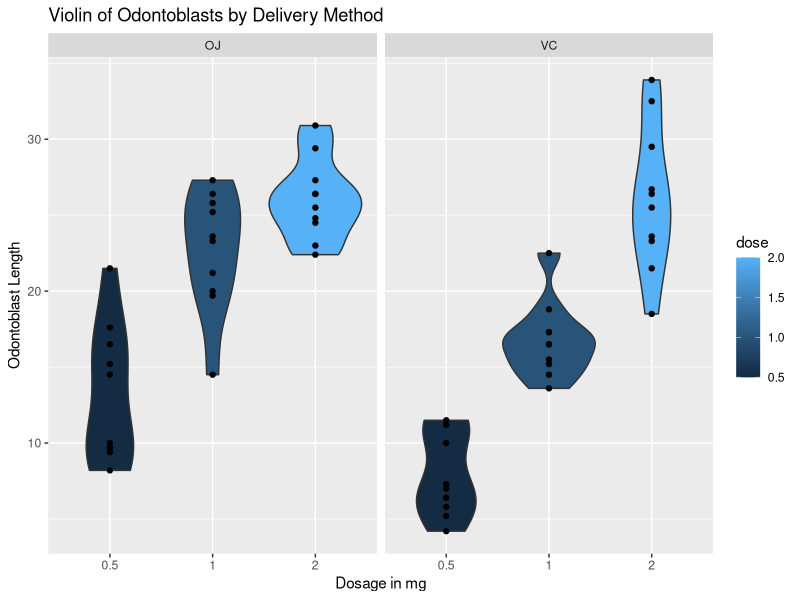

Here is the R script that generated this plot:
## ---- chunk 1
data <- ToothGrowth

str(data)

## ---- chunk 2
library(dplyr)
## ---- chunk 3
data %>%
     tbl_df %>%
     group_by(dose, supp) %>%
     summarize(mean = mean(len))
## ---- chunk 4
library(ggplot2)
## ---- chunk 5
p1 <- ggplot(data, aes(factor(dose), len)) +
     geom_violin(aes(fill = dose)) +
     geom_point() +
     facet_grid(. ~ supp) +
     labs(title = "Violin of Odontoblasts by Delivery Method",
          x = "Dosage in mg",
          y = "Odontoblast Length")

print(p1)
## ---- chunk 6
data.sm.vc <- data[data$dose == 0.5 & data$supp == "VC", 1]
data.med.vc <- data[data$dose == 1.0 & data$supp == "VC", 1]
data.lrg.vc <- data[data$dose == 2.0 & data$supp == "VC", 1]

data.sm.oj <- data[data$dose == 0.5 & data$supp == "OJ", 1]
data.med.oj <- data[data$dose == 1.0 & data$supp == "OJ", 1]
data.lrg.oj <- data[data$dose == 2.0 & data$supp == "OJ", 1]

## ---- chunk 7
by_dose <- NULL
by_dose$p.value.small.dose <- t.test(data.sm.vc, data.sm.oj, paired = TRUE)$p.value
by_dose$p.value.medium.dose <- t.test(data.med.vc, data.med.oj, paired = TRUE)$p.value
by_dose$p.value.large.dose <- t.test(data.lrg.vc, data.lrg.oj, paired = TRUE)$p.value
print(by_dose)
## ---- chunk 8
by_supp_oj <- NULL
by_supp_oj$p.value.sm.med.oj <- t.test(data.sm.oj, data.med.oj, paired = TRUE)$p.value
by_supp_oj$p.value.sm.lrg.oj <- t.test(data.sm.oj, data.lrg.oj, paired = TRUE)$p.value
by_supp_oj$p.value.med.lrg.oj <- t.test(data.med.oj, data.lrg.oj, paired = TRUE)$p.value
print(by_supp_oj)
## ---- chunk 9
by_supp_vc <- NULL
by_supp_vc$p.value.sm.med.vc <- t.test(data.sm.vc, data.med.vc, paired = TRUE)$p.value
by_supp_vc$p.value.sm.lrg.vc <- t.test(data.sm.vc, data.lrg.vc, paired = TRUE)$p.value
by_supp_vc$p.value.med.lrg.vc <- t.test(data.med.vc, data.lrg.vc, paired = TRUE)$p.value
print(by_supp_vc)
